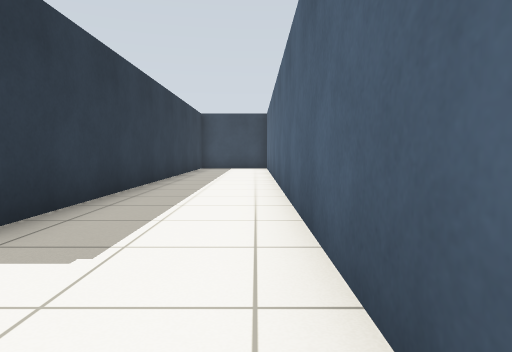
View 1 (above)

17 first-person views from a walk through a robot-simulator world made for Gazebo. The camera is 0.72 m above the floor, tilts 4° down and sees 75° across. The floor is counted in squares, 1 m on a side. Each view is taken from the middle of a square. On the plan, view 1 faces up. The plan holds only what a view shows up to about 10 squares ahead; the rest is blank.

View 2
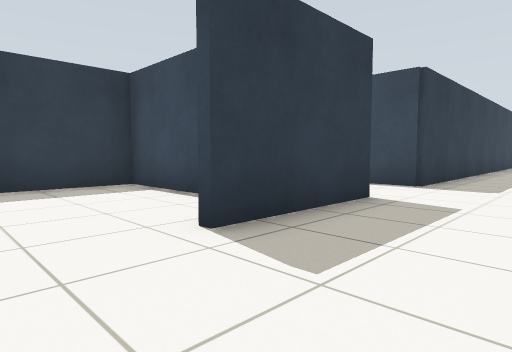

View 3
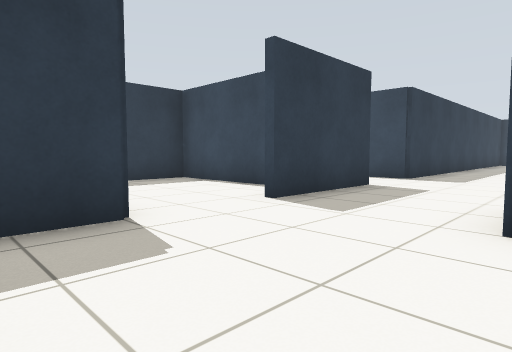

View 4
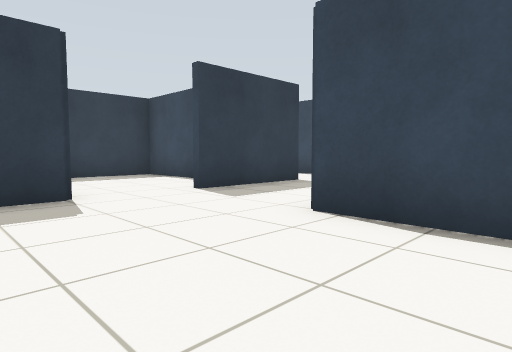

View 5
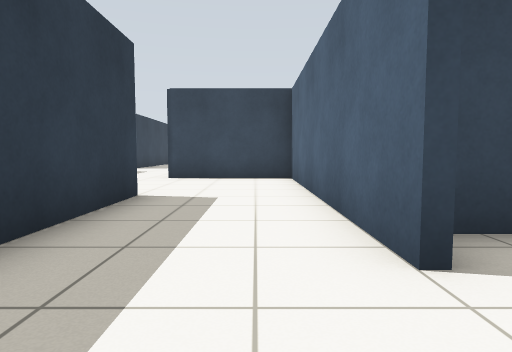

View 6
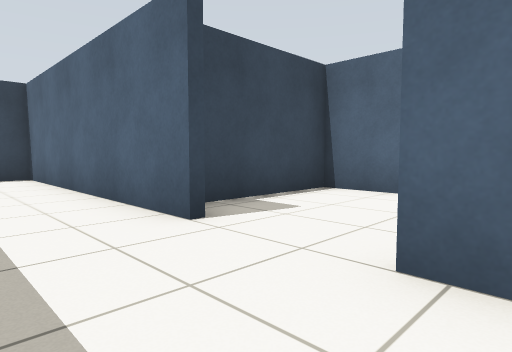

View 7
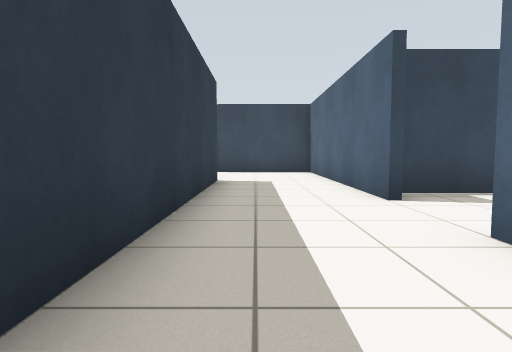

View 8
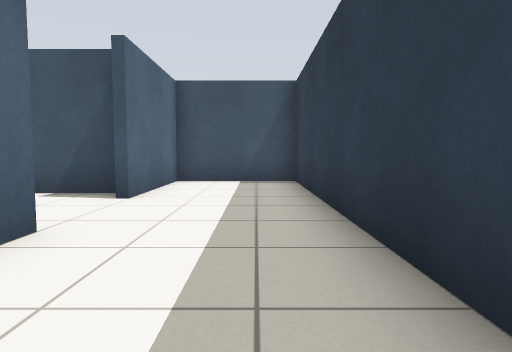

View 9
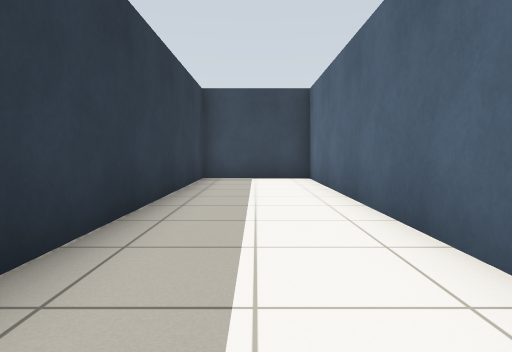

View 10
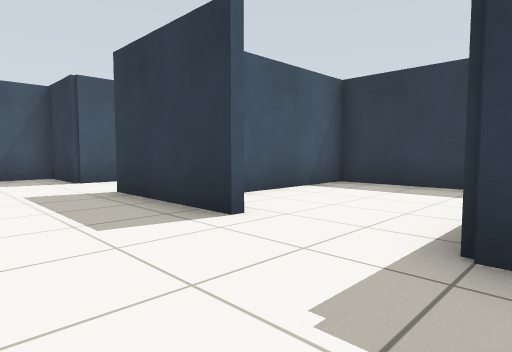

View 11
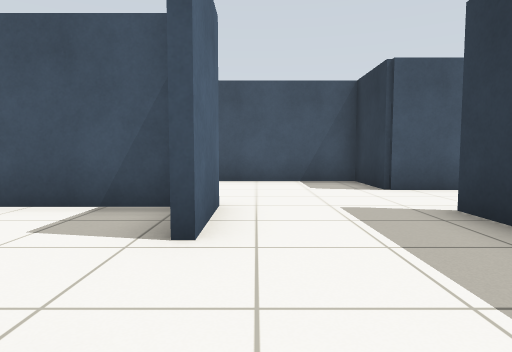

View 12
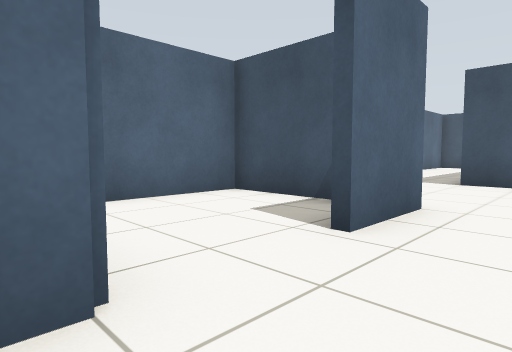

View 13
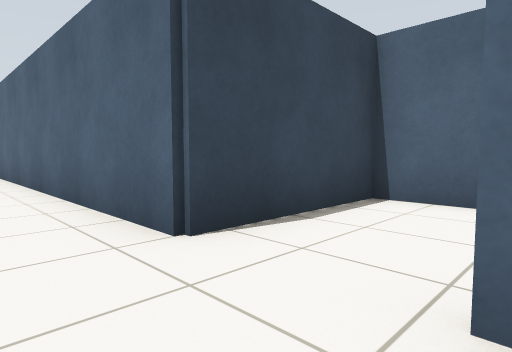

View 14
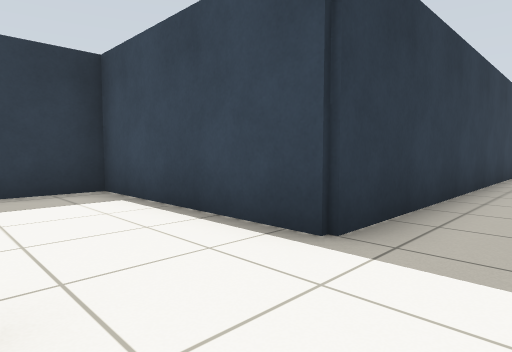

View 15
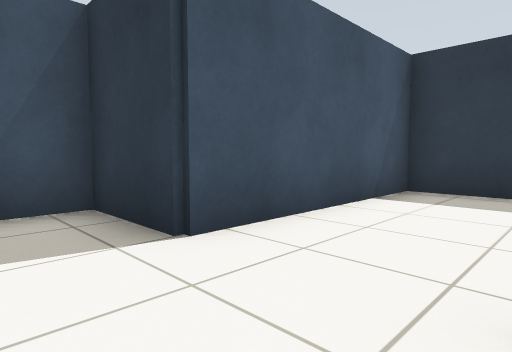

View 16
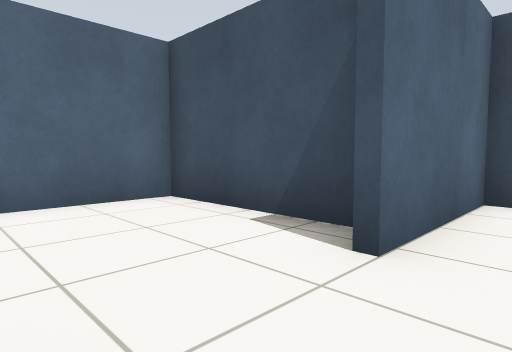

View 17
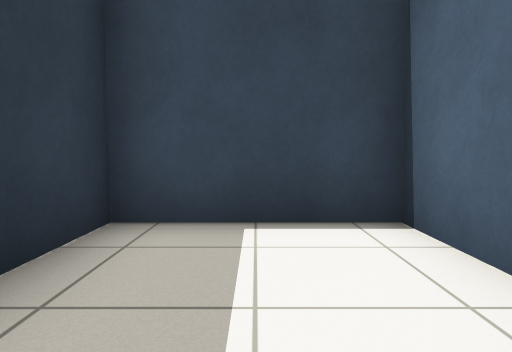

### Floor plan
Ten units are one square. View 1 is at (0, 0); x grows to the right and y downward. Boxes are objects, and circles mark ways between rooms. Rooms are numbered by the first view taken in them; rooms with no view inside come last. Other rooms are left out.
<svg viewBox="-80 -159 164 328">
<path fill="none" stroke="#000" d="M15 -4 5 -4 5 -154 -25 -154 -25 -24 -35 -24M-25 -1 -25 31M-41 16 -75 16M41 36 5 36 5 16M-74 20 -74 54 -25 54 -25 74 10 74 10 164 40 164 40 131M40 111 40 41M44 139 79 139 79 101 45 101M-75 14 -40 14M-35 -24 -74 -24 -74 20M11 34 40 34M40 41 40 -4 15 -4"/>
<circle cx="-30" cy="-15" r="3" fill="#2a7"/>
<circle cx="10" cy="5" r="3" fill="#2a7"/>
<text x="0" y="20">1</text>
<text x="-60" y="-10">2</text>
<text x="20" y="10">3</text>
</svg>
Room 1 opens to room 2. Room 1 opens to room 3.

Where each view was taken, in squares from view 1:
view 1: 0 up, 0 right, facing up
view 2: 5 down, 0 right, facing up-left
view 3: 7 down, 1 right, facing up-left
view 4: 7 down, 3 right, facing up-left
view 5: 13 down, 3 right, facing up
view 6: 14 down, 2 right, facing up-right
view 7: 16 down, 2 right, facing up
view 8: 8 down, 2 right, facing down
view 9: 6 up, 1 left, facing up
view 10: 3 up, 0 right, facing down-left
view 11: 1 up, 0 right, facing down
view 12: 1 up, 1 left, facing down-right
view 13: 2 down, 1 left, facing up-right
view 14: 0 up, 1 left, facing up-left
view 15: 3 down, 1 left, facing down-left
view 16: 11 down, 3 right, facing down-right
view 17: 12 up, 1 left, facing up
